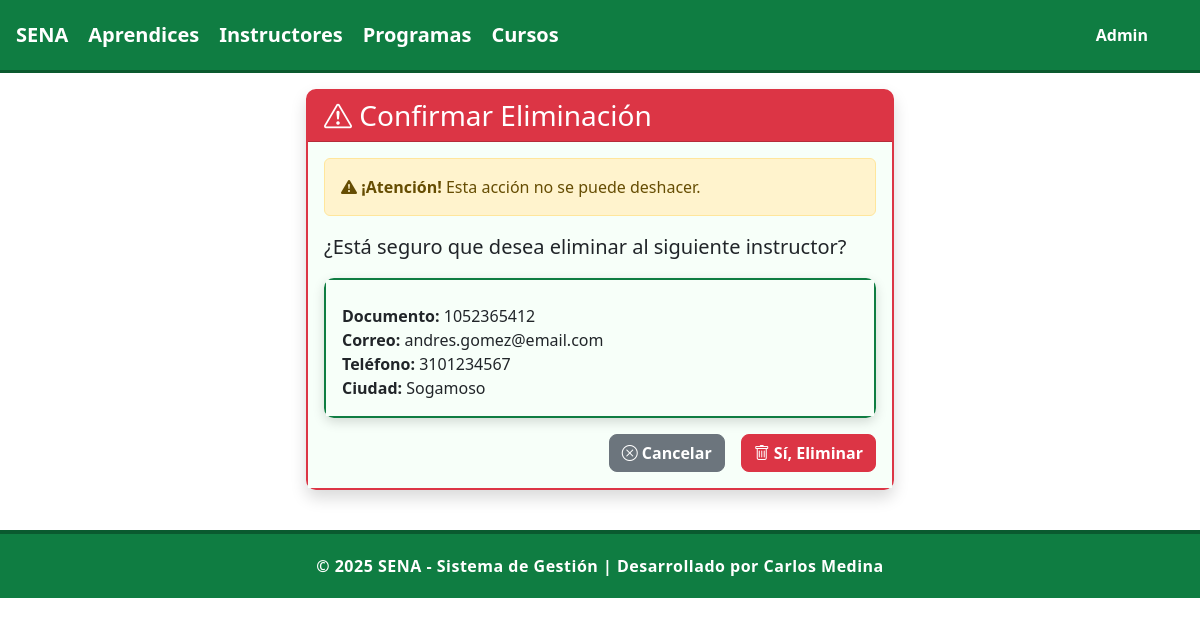
Page /instructores/eliminar/1 on the committed database.
### instructores/models.py (models this page shows, shortened)
class Instructor(models.Model):
    TIPO_DOCUMENTO_CHOICES = [
        ('CC', 'Cédula de Ciudadanía'),
        ('CE', 'Cédula de Extranjería'),
        ('TI', 'Tarjeta de Identidad'),
        ('PAS', 'Pasaporte'),
    ]
    NIVEL_EDUCATIVO_CHOICES = [
        ('TEC', 'Técnico'),
        ('TGL', 'Tecnólogo'),
        ('PRE', 'Pregrado'),
        ('ESP', 'Especialización'),
        ('MAE', 'Maestría'),
        ('DOC', 'Doctorado'),
    ]
    documento_identidad = models.CharField(max_length=20, unique=True)
    tipo_documento = models.CharField(max_length=3, choices=TIPO_DOCUMENTO_CHOICES, default='CC')
    nombre = models.CharField(max_length=100)
    apellido = models.CharField(max_length=100)
    telefono = models.CharField(max_length=10, null=True)
    correo = models.EmailField(null=True)
    fecha_nacimiento = models.DateField()
    ciudad = models.CharField(max_length=100, null=True)
    direccion = models.TextField(null=True)
    nivel_educativo = models.CharField(max_length=3, choices=NIVEL_EDUCATIVO_CHOICES, default='MAE')
    especialidad = models.CharField(max_length=100)
    anos_experiencia = models.PositiveIntegerField()
    activo = models.BooleanField(default=True)
    fecha_vinculacion = models.DateField()
    fecha_registro = models.DateTimeField(auto_now_add=True)

### instructores/views.py (the view, shortened to what this page needs)
# urls.py: path('instructores/eliminar/<int:Instructor_id>', views.InstructorDeleteView.as_view(), name='eliminar_Instructor'),
class InstructorDeleteView(generic.DeleteView):
    model = Instructor
    template_name = 'eliminar_Instructor.html'
    success_url = reverse_lazy('instructores:instructores')
    pk_url_kwarg = 'Instructor_id'

### instructores/templates/eliminar_instructor.html (shortened to what this page needs)
{% extends 'master.html' %}
{% block content %}
<div class="row justify-content-center">
    <div class="col-md-6">
        <div class="card shadow border-danger">
            <div class="card-header bg-danger text-white">
                <h3 class="card-title mb-0">
                    <i class="bi bi-exclamation-triangle"></i> Confirmar Eliminación
                </h3>
            </div>
            <div class="card-body">
                <div class="alert alert-warning">
                    <i class="bi bi-exclamation-triangle-fill"></i>
                    <strong>¡Atención!</strong> Esta acción no se puede deshacer.
                </div>
                <p class="lead">¿Está seguro que desea eliminar al siguiente instructor?</p>
                <div class="card mb-3">
                    <div class="card-body">
                        <p class="card-text">
                            <strong>Documento:</strong> {{ instructor.documento_identidad }}<br>
                            <strong>Correo:</strong> {{ instructor.correo }}<br>
                            <strong>Teléfono:</strong> {{ instructor.telefono }}<br>
                            <strong>Ciudad:</strong> {{ instructor.ciudad }}
                        </p>
                    </div>
                </div>
                <form method="post">
                    <div class="d-grid gap-2 d-md-flex justify-content-md-end">
                        <a href="{% url 'instructores:instructores' %}" class="btn btn-secondary me-md-2">
                            <i class="bi bi-x-circle"></i> Cancelar
                        </a>
                        <button type="submit" class="btn btn-danger">
                            <i class="bi bi-trash"></i> Sí, Eliminar
                        </button>
                    </div>
                </form>
            </div>
        </div>
    </div>
</div>
{% endblock %}

### aprendices/static/mystyles.css (style rules this page uses)
body { background-color: #ffffff; font-family: "Segoe UI", Tahoma, Geneva, Verdana, sans-serif; color: #1b1b1b; margin: 0; padding: 0; }
.card { border: 2px solid #0f7d42; border-radius: 10px; box-shadow: 0 4px 12px rgba(0, 0, 0, 0.15); }
.card-header { background-color: #0f7d42; color: white; font-weight: 600; }
.card-body { background-color: #f7fff9; }
.btn { border-radius: 8px; font-weight: 600; }

### aprendices/templates/master.html (style rules this page uses)
body { background-color: #ffffff; font-family: "Segoe UI", Tahoma, Geneva, Verdana, sans-serif; color: #1b1b1b; margin: 0; padding: 0; }
.card { border: 2px solid #0f7d42; border-radius: 10px; box-shadow: 0 4px 12px rgba(0, 0, 0, 0.15); }
.card-header { background-color: #0f7d42; color: white; font-weight: 600; }
.card-body { background-color: #f7fff9; }
.btn { border-radius: 8px; font-weight: 600; }

### rows in the picture
Instructor: documento_identidad "1052365412", correo "andres.gomez@email.com", telefono "3101234567", ciudad "Sogamoso"
